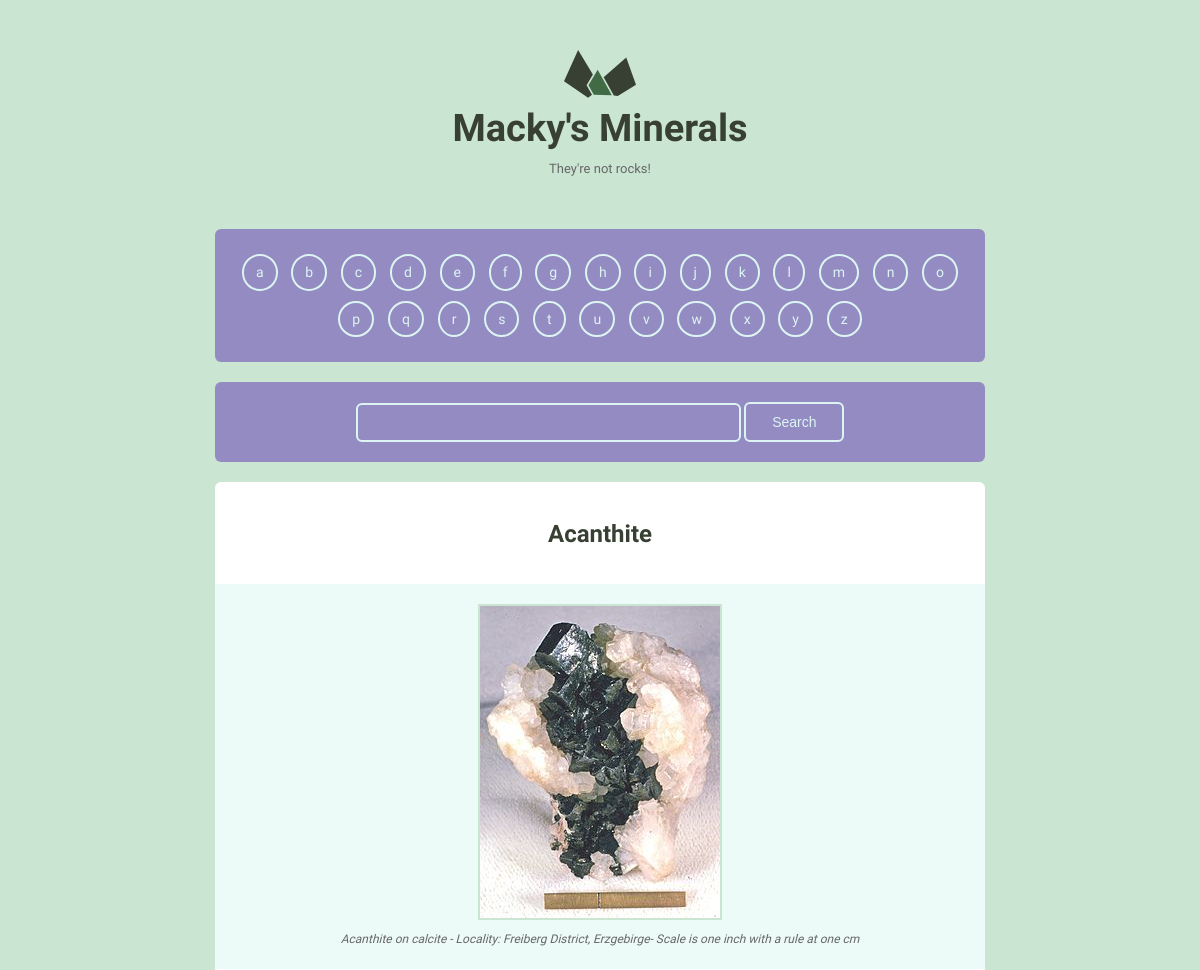
Page /detail/5 (upper part) on the earlier database version.
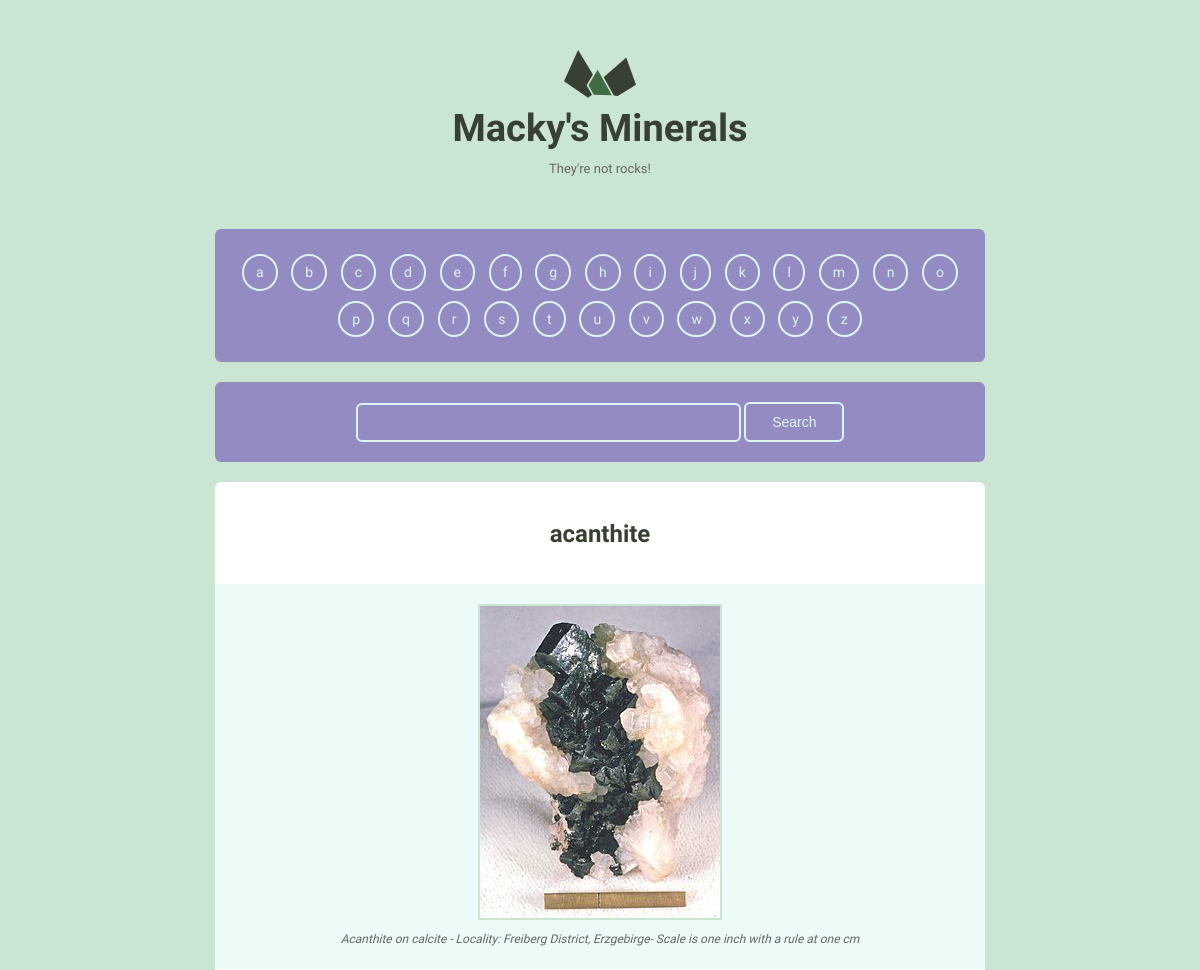
Same page on the later database version.
### mineralsearchapp/models.py (models this page shows, shortened)
class Mineral(models.Model):
    name = models.CharField(max_length=256, unique=True)
    image_filename = models.CharField(max_length=256)
    image_caption = models.CharField(max_length=256)
    category = models.CharField(max_length=256)
    formula = models.CharField(max_length=256)
    strunz_classification = models.CharField(max_length=256)
    crystal_system = models.CharField(max_length=256)
    unit_cell = models.TextField(max_length=528)
    color = models.CharField(max_length=256)
    crystal_symmetry = models.CharField(max_length=256)
    cleavage = models.CharField(max_length=256)
    mohs_scale_hardness = models.CharField(max_length=256)
    luster = models.CharField(max_length=256)
    streak = models.CharField(max_length=256)
    diaphaneity = models.CharField(max_length=256)
    group = models.CharField(max_length=256)
    optical_properties = models.CharField(max_length=256)
    refractive_index = models.CharField(max_length=256)
    crystal_habit = models.CharField(max_length=256)
    specific_gravity = models.CharField(max_length=256)
    @property
    def fields_lower(self):
        cleaned_fields = {}
        for field in self._meta.fields:
            if field.name not in ('image_filename', 'image_caption', 'id', 'name'):
                if field.value_to_string(self):
                    without_underscores = field.name.replace("_", " ")
                    cleaned_fields.update(
                        {without_underscores: field.value_to_string(self)}
                    )
        return cleaned_fields

### mineralsearchapp/views.py (the view)
# urls.py: url(r'detail/(?P<pk>\d+)$', views.detail, name='detail'),
def detail(request, pk):
    mineral = Mineral.objects.get(id=pk)
    fields = mineral.fields_lower
    context = {
        'mineral': mineral,
        'pagination_list': ALPHABET,
        'form': MineralSearchForm(),
        'groups': GROUPS,
        'fields': fields,
        'colours': COLOURS,
    }
    return render(request, 'mineralsearchapp/detail.html', context)

### mineralsearchapp/forms.py
class MineralSearchForm(forms.Form):
    q = forms.CharField(max_length=48)

### mineralsearchapp/templates/mineralsearchapp/detail.html (shortened to what this page needs)
{% extends 'mineralsearchapp/layout.html' %}
{% load staticfiles %}
{% block body %}
  <div class="grid-100">
    <div class="mineral__container">
      <h1 class="mineral__name">{{ mineral.name }}</h1>
      <div class="mineral__image-bg">
        <img class="mineral__image" src="{% static 'mineralsearchapp/images/' %}{{ mineral.name }}.jpg">
        <p class="mineral__caption">{{ mineral.image_caption }}</p>
      </div>
    </div>
  </div>
{% endblock %}

Differences in the rows shown:
changed Mineral: name "Acanthite" → "acanthite"
